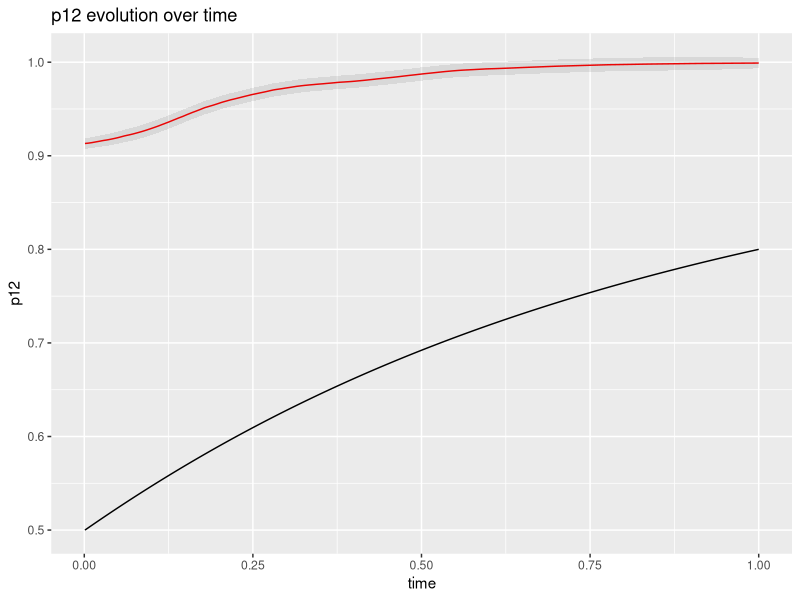
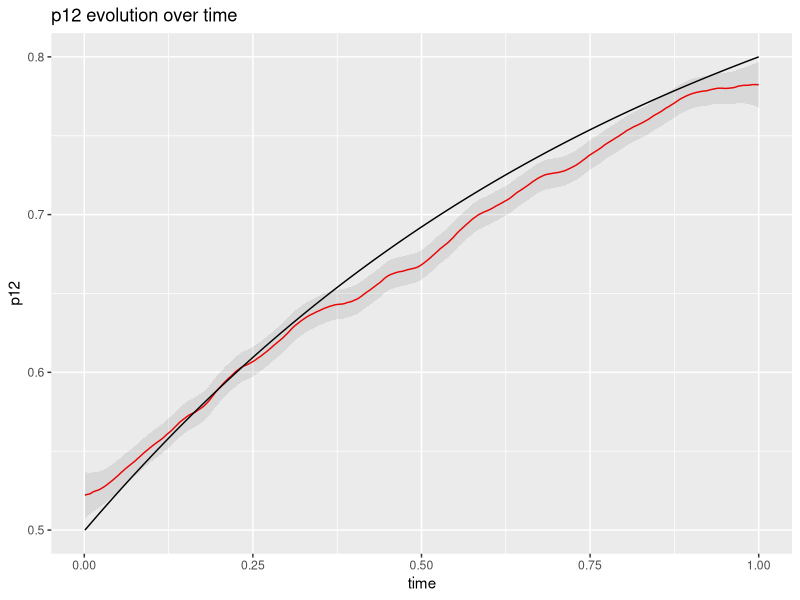
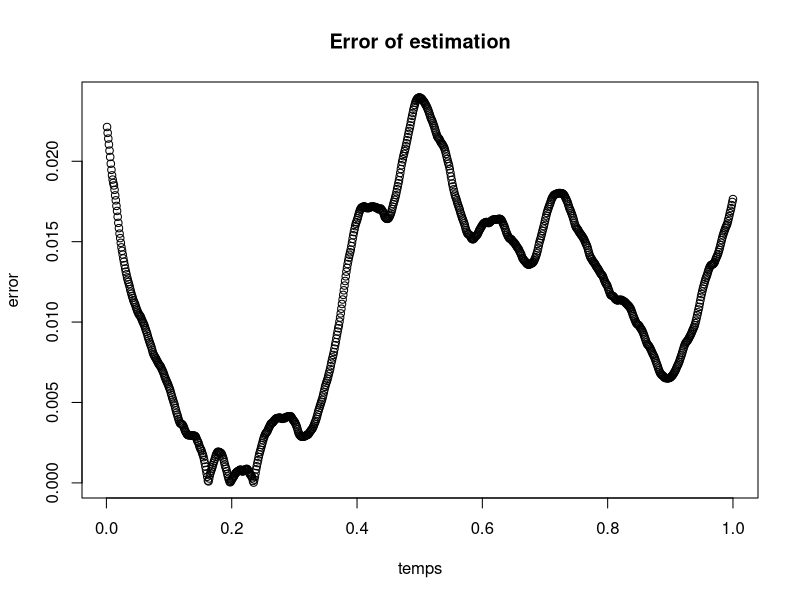
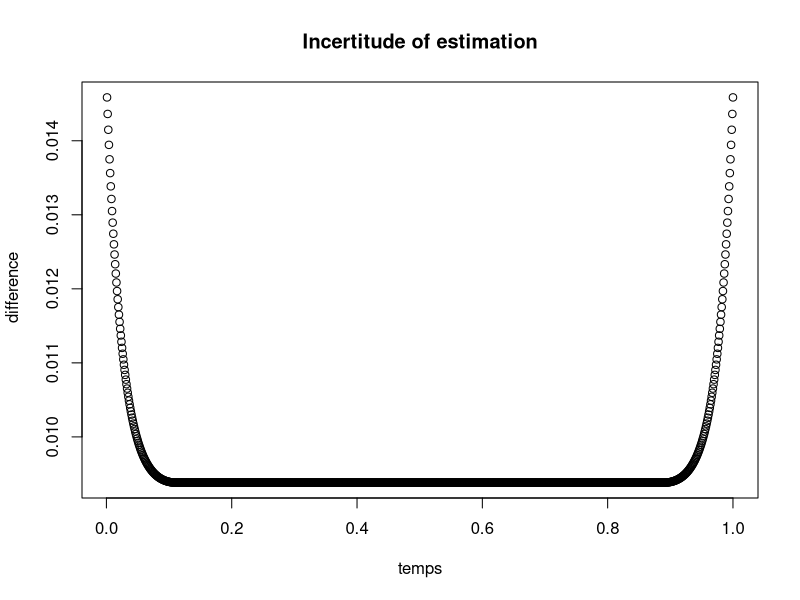

These figures' R source, in order: (Note: this script raises an error after producing the figures.)
###################### Exemples ###############################
library(evd)
# RNG
#set.seed(1)
set.seed(Sys.time())

# Easy visualisation distributions
size <- 20
tt <- seq.int(size)
mu = seq(0, 5, length.out = size) 
X_gev = rgev(size, loc = 0, scale = 1, shape = 0)
Z_gev = rgev(size, loc = 2, scale = 1, shape = 0)
Z_gev_trend = rgev(size, loc = mu, scale = 1, shape = 0)

X_norm = rnorm(size,sd=2)
Z_norm = rnorm(size,0.4,2)

############# Example 1
# Gumbel - (set.seed(292))

# Simulations
size <-  250*4
rp <- 50
tt <- seq.int(size)/size
mu = 2 + seq(0, 5, length.out = size) 
X = rgev(size * 5, loc = 0, scale = 1, shape = 0)
Z = rgev(size, loc = mu, scale = 1, shape = 0)
theta_theo <- 1 / exp(mu)
p12_theo <- 1 / (1 + theta_theo)

############ Example 2
# Frechet - 
set.seed(304)
# Simulations
size <-  250 * 4
rp <- 50
tt <- seq.int(size)/size
sigma <- seq(1, 2, length.out = size)
xi = 0.5
x = rgev(size * 1/4, loc = 1, scale = xi, shape = xi)
z = rgev(size, loc = sigma, scale = xi * sigma, shape = xi)
theta_theo <- sigma^(-1 / xi)
p12_theo <- 1 / (1 + theta_theo)
G_theo <- function(z) pgev(z, loc = 1, scale = xi, shape = xi)
far_theo_rp <- (1 - theta_theo) * (1 - 1/rp)

#########################  Kernels exemples ##########################################
# Epanechnikov density distribution
dEpan <- function(x){
  k <- (3/4)* (1-x^2)
  k[-1>x] <- 0
  k[x>1] <- 0
  return (k)
} 
# Normal distribution
Kern_gauss <- function(x)exp(-x^2/2)

###################### p12 Non parametric computation ################
p12_NonPar <- function(X,Z,tt,t_eval,h,kern= dEpan){
  # G_Z computation
  G_emp <- ecdf(X)
  G_Z <- G_emp(Z)
  # W computation
  Kij <- outer(t_eval,tt,function(zz,z) kern((zz - z) / h))
  W <- Kij / rowSums(Kij)
  # p12_hat computation
  p12_hat <- W %*% G_Z
}

################################### Computation of IC ################################
dEpan_2<- function(x){
  k <- ((3/4)* (1-x^2))^2
  k[-1>x] <- 0
  k[x>1] <- 0
  return (k)
}

kern_dens <- function(tt,t_eval,h,kern=dEpan) {
  fh <- numeric(length(t_eval))
  for (i in seq_along(tt))
    for (j in seq_along(t_eval))
      fh[i] <- fh[i] + kern((t_eval[i] - tt[j])/h) 
    fh <- fh / ( h * length(tt))
    return(fh)
}

IC <- function(X,Z,tt,t_eval,h,kern=dEpan) {
  # computation of G_Z
  G_emp <- ecdf(X)
  G_Z <- G_emp(Z)
  # integral of squared kernel
  K22<-integrate(dEpan_2,-1,1)$value
  # density distribution of t 
  f_t<-kern_dens(tt,tt,h)
  # variance of t 
  sigma_t <- var(tt)
  # Var(A):
  VarA <- (sigma_t * K22 * f_t )^0.5
  # Var(B):
  Khj <- outer(t_eval, tt, function(zz,z) dEpan((zz - z) / h))
  Khi <- outer(t_eval, tt, function(zz,z) dEpan((zz - z) / h))
  E <- mean(outer(G_Z,G_Z, pmin) - outer(G_Z,G_Z,"*"))
  VarB_num <- as.numeric(rowSums(Khj) %*% rowSums(Khi))
  VarB_denom <- length(tt)*(rowSums(Khj))^2
  VarB <- VarB_num*E/VarB_denom
  # sigma = Var(A)+ Var(B)
  sigma_m <- VarA + VarB
  #Computation of p12_hat
  p12_hat<-p12_NonPar(X,Z,tt,t_eval,h,kern)
  # Computation of CI
  s <- (sigma_m)^1/2
  error <- qnorm(0.975)*s/sqrt(length(tt))
  left <- p12_hat-error
  right <- p12_hat+error
  return(list(low=left,high=right))
}

##### Computation and plot of p12_hat and CI for 1 couple (X,Z)
library(ggplot2)
p12_hat<-p12_NonPar(X,Z,tt,tt,0.11)
ic<-IC(X,Z,tt,tt,0.11) 
df <-data.frame(x=tt,y=p12_hat,z1=ic$low, z2=ic$high,theo=p12_theo)
p12plot<-ggplot(df,aes(x=tt,y=p12_hat)) + geom_line(colour="red") 
p12plot<- p12plot + geom_line(aes(y=p12_theo), colour="black")
p12plot <- p12plot + geom_ribbon(aes(ymin=ic$low, ymax=ic$high), linetype=2, alpha=0.1) 
p12plot <- p12plot + ggtitle("p12 evolution over time") + ylab("p12") + xlab("time")
p12plot

################################# Quality of convergence #################################

# Computation of multiple samples (X,Z)
N <- 3 
depx <- NULL; for (i in 1:N){depx <- cbind(depx,rgev(size * 1/4, loc = 1, scale = xi, shape = xi))}
depz <- NULL; for (i in 1:N){depz <- cbind(depz,z = rgev(size, loc = sigma, scale = xi * sigma, shape = xi))}

# Computation of p12_hat_sample for each (Xi,Zi)
p12_hat_samples <- matrix(0,size,N); ic_samples_high <- matrix(0,size,N); ic_samples_low <- matrix(0,size,N)
for (i in 1:N){
  p12_hat_samples[,i] <- p12_hat_samples[,i] + p12_NonPar(depx[,i],depz[,i],tt,tt,0.11)
  ic_samples_high[,i] <- ic_samples_high[,i] + as.vector(IC(depx[,i],depz[,i],tt,tt,0.11)$high)
  ic_samples_low[,i] <- ic_samples_low[,i] + as.vector(IC(depx[,i],depz[,i],tt,tt,0.11)$low)
}

# Computation on average for big N
p12_hat_moyen <- rowMeans(p12_hat_samples); ic_samples_high <- rowMeans(ic_samples_high); ic_samples_low <-rowMeans(ic_samples_low)

# Plot
df <-data.frame(x=tt,y=p12_hat_moyen,z1=ic_samples_low , z2=ic_samples_high ,theo=p12_theo)
p12plot<-ggplot(df,aes(x=tt,y=p12_hat_moyen)) + geom_line(colour="red") 
p12plot<- p12plot + geom_line(aes(y=p12_theo), colour="black")
p12plot <- p12plot + geom_ribbon(aes(ymin=ic_samples_low, ymax=ic_samples_high), linetype=2, alpha=0.1) 
p12plot <- p12plot + ggtitle("p12 evolution over time") + ylab("p12") + xlab("time")
p12plot

# Error between p12_theo and p12_hat
p12_error <- abs(p12_theo - p12_hat_moyen)
plot(tt, p12_error, main="Error of estimation", ylab="error", xlab="temps")

# Incertitude of estimation
ic_error <- abs(ic_samples_high - p12_hat_moyen) # I DONT UNDERSTAND WHY
plot(tt, ic_error, main="Incertitude of estimation", ylab=" difference", xlab="temps")

################## Distributions with randon loction parameter ###############################
# distributions
ui<-rnorm(2);bi<-rnorm(2,mean=1,sd=0.1)
X1<-rgev(size, loc=ui[1], scale=1, shape=0); X2<-rgev(size, loc=ui[2], scale=1, shape=0)
Z1<-rgev(size, loc = ui[1]+bi[1]*tt, scale = 1, shape = 0); Z2<-rgev(size, loc = ui[2]+bi[2]*t, scale = 1, shape = 0)
# p12 computaion
p12_1<-p12_NonPar(X1,Z1,tt,tt,0.2); p12_2<-p12_NonPar(X2,Z2,tt,tt,0.2);ic_1<-IC(X1,Z1,tt,tt,0.2) ;ic_2<-IC(X2,Z2,tt,tt,0.2) 
#plot
df_Ex <-data.frame(temp=tt,x=p12_1,y=p12_2,z1=ic_1$low,z2=ic_1$high,z3=ic_2$low,z4=ic_2$high)
p12plot<-ggplot(df_Ex,aes(x=tt,y=p12_1))+ geom_line(colour="red")+geom_ribbon(aes(ymin=ic_1$low, ymax=ic_1$high), linetype=2, alpha=0.1)+
  geom_line(aes(y=p12_2), colour="black")+geom_ribbon(aes(ymin=ic_2$low, ymax=ic_2$high), linetype=2, alpha=0.1)
p12plot

############################### Bandwith selection #################################

#####  Some plots of p12_hat and G(Z) computation with different bandwiths

h1=0.01; h2=0.1; h3=1

# Gumbel
p12_g1<-p12_NonPar(X,Z,tt,tt,h1); p12_g2<-p12_NonPar(X,Z,tt,tt,h2); p12_g3<-p12_NonPar(X,Z,tt,tt,h3)
G_emp_X <- ecdf(X); G_Z <- G_emp(Z)
df_g<-data.frame(x=tt, y1=p12_g1, y2=p12_g2, y3=p12_g3, theo=p12_theo, g=G_Z)
hchoix_g<-ggplot(df_g,aes(x=tt,y=G_Z)) + geom_point(colour="#999999",size=0.5, shape=23)+
  geom_line(aes(y=p12_theo), colour="black")+
  geom_line(aes(x=tt,y=p12_g1,colour="red"))+geom_line(aes(x=tt,y=p12_g2,colour="blue"))+
  geom_line(aes(x=tt,y=p12_g3,colour="green"))
hchoix_g

# Frechet
p12_f1<-p12_NonPar(x,z,tt,tt,h1); p12_f2<-p12_NonPar(x,z,tt,tt,h2); p12_f3<-p12_NonPar(x,z,tt,tt,h3)
G_emp_x<-ecdf(x); G_z<-G_emp(z)
df_f<-data.frame(x=tt,y1=p12_f1,y2=p12_f2,y3=p12_f3,theo=p12_theo,g=G_z)
hchoix_f<-ggplot(df_h_2,aes(x=tt,y=G_z)) + geom_point(colour="#999999",size=0.5, shape=23)+
  geom_line(aes(y=p12_theo), colour="black")+
  geom_line(aes(x=tt,y=p12_f1,colour="red"))+geom_line(aes(x=t,y=p12_f2,colour="blue"))+
  geom_line(aes(x=tt,y=p12_f3,colour="green"))
hchoix_f

##### Optimal bandwith computation

# Computation of vector of errors

h_seq<-seq(from=0.01, to=1,by=0.02)

size <-  250 * 4
tt <- seq.int(size)/size
t_eval <- seq.int(size)/size

CV_error <- function(X,Z,tt,t_eval,h_seq,kern= dEpan){
  n <- length(tt)
  G_emp <- ecdf(X)
  G_Z <- G_emp(Z)
  CV_err_h = rep(NA,length(h_seq))
  for(j in 1:length(h_seq)){
    h_using = h_seq[j]
    CV_err=rep(NA,n)
    for(i in 1:n){
      tt_test <- tt[i]; Z_test<-Z[i]; GZ_test <-G_Z[i] # validation set
      tt_tr <- tt[-i]; Z_tr<-Z[-i] # training set
      GZ_predict <-p12_NonPar(X,Z_tr,tt_tr,t_eval,h_using) 
      CV_err[i]<-(GZ_test - GZ_predict[i])^2
    }
    CV_err_h[j]<-(mean(CV_err))^0.5
  }
  return(CV_err_h) #vector of errors
}
error_vector<-CV_error(X,Z,tt,t_eval,h_seq,kern= dEpan)

# Error plot 
plot(x=h_seq, y=error_vector, type="b", lwd=3, col="blue",
     xlab="Smoothing bandwidth", ylab="LOOCV prediction error")

h_opt <- h_seq[which(CV_err_h == min(CV_err_h))]; h_opt # optimal bandwith = 0.11
opt_err <-min(CV_err_h); opt_err # optimal erreur = 0.03589835


dev.off()
